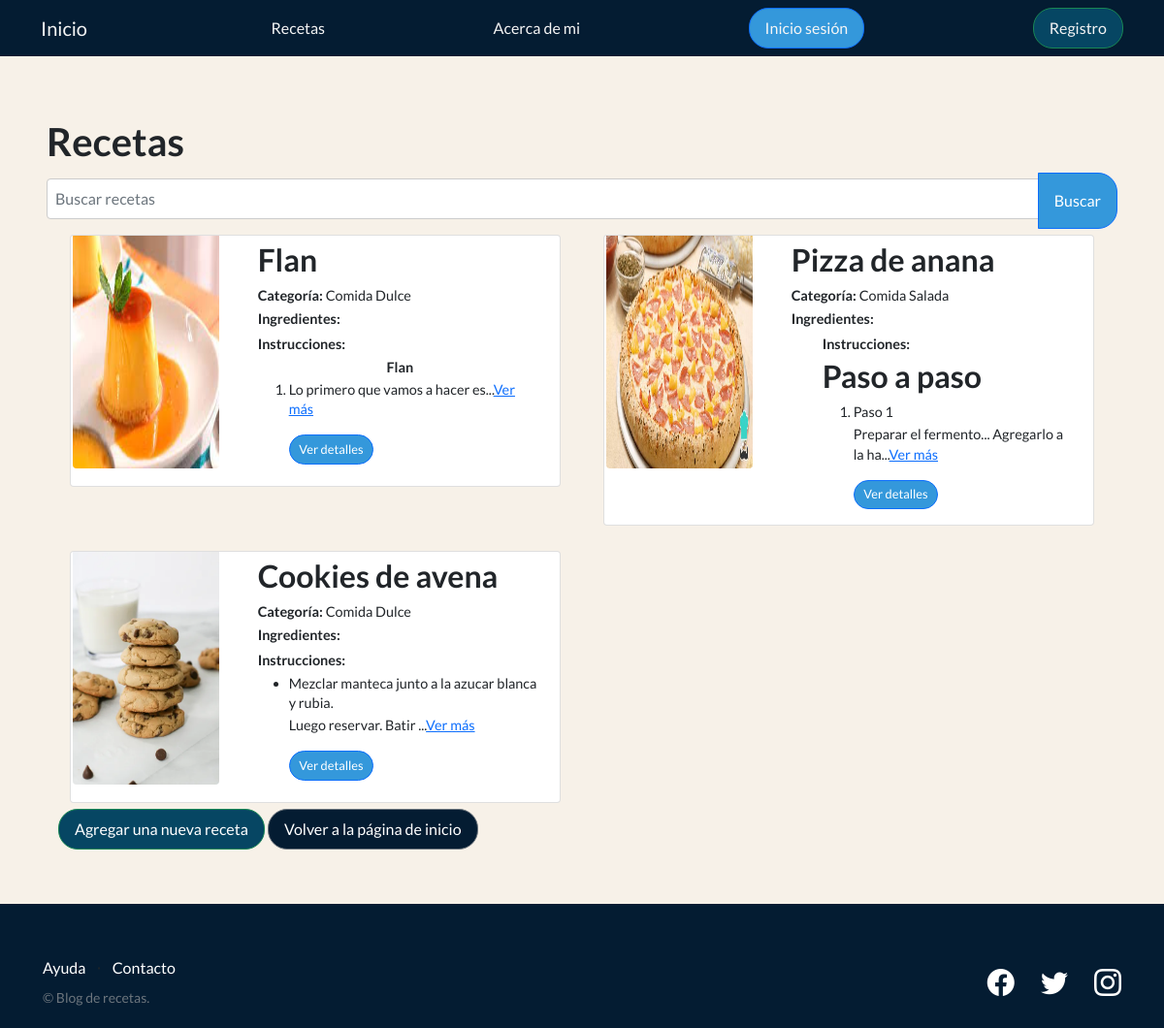
Page /recetas/ on the earlier database version.
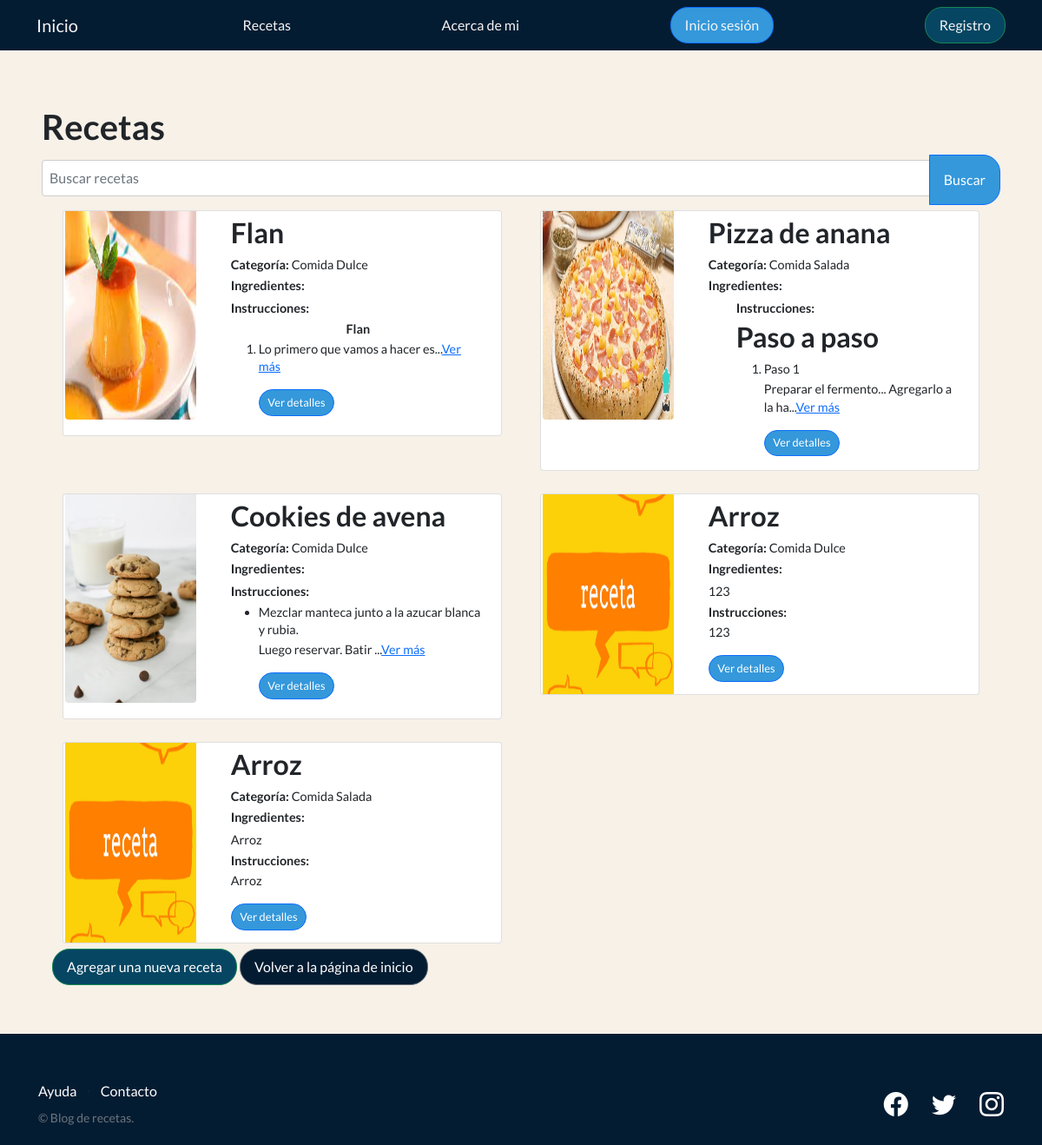
Same page on the later database version.
### aplicacion/models.py (models this page shows, shortened)
class Receta(models.Model):
    titulo = models.CharField(max_length=200, null=True)
    subtitulo = models.CharField(max_length=200, null=True)
    categoria = models.ForeignKey(Categoria, on_delete=models.CASCADE)
    ingredientes = RichTextField()
    instrucciones = RichTextField()
    fecha_publicacion = models.DateTimeField(auto_now_add=True)
    imagen = models.ImageField(upload_to='images', default='images/receta_default.jpg')
    creador = models.ForeignKey(User, on_delete=models.SET_NULL, null=True)

class Categoria(models.Model):
    CATEGORIAS_CHOICES = (
        ('salada', 'Comida Salada'),
        ('dulce', 'Comida Dulce'),
        ('vegetariana', 'Comida Vegetariana'),
    )
    nombre = models.CharField(
        max_length=100,
        choices=CATEGORIAS_CHOICES,
        default='salada'
    )
    def __str__(self):
        return self.get_nombre_display()

### aplicacion/views.py (the view)
# urls.py: path('recetas/', views.ver_recetas, name='ver_recetas'),
def ver_recetas(request):
    query = request.GET.get('q', '')
    recetas = Receta.objects.filter(titulo__icontains=query) if query else Receta.objects.all()
    return render(request, 'recetas.html', {'recetas': recetas, 'query': query})

### aplicacion/templates/recetas.html (shortened to what this page needs)
{% extends 'base.html' %}
{% block contenido %}
    <h1>Recetas</h1>
    <form action="{% url 'ver_recetas' %}" method="GET" class="mb-3">
        <div class="input-group">
            <input type="text" name="q" class="form-control" placeholder="Buscar recetas">
            <button type="submit" class="btn btn-primary">Buscar</button>
        </div>
    </form>
    <div class="container">
        <div class="row">
            {% for receta in recetas %}
            <div class="col-md-6 mb-3">
                <div class="card horizontal-card">
                    <div class="row no-gutters">
                        <div class="col-md-4">
                            {% if receta.imagen %}
                            <img src="{{ receta.imagen.url }}" alt="Imagen de la receta" class="img-fluid rounded" style="width: 250px; height: 250px;">
                            {% else %}
                            <img src="tu-imagen-predeterminada.jpg" alt="Imagen predeterminada" class="img-fluid rounded" style="width: 250px; height: 250px;">
                            {% endif %}
                        </div>
                        <div class="col-md-8">
                            <div class="card-body">
                                <h2 class="card-title">{{ receta.titulo }}</h2>
                                <p class="card-text"><strong>Categoría:</strong> {{ receta.categoria }}</p>
                                <p class="card-text"><strong>Ingredientes:</strong></p>
                                <p class="card-text">{{ receta.ingredientes|safe|slice:":10" }}{% if receta.ingredientes|length > 50 %}...<a href="{% url 'detalle_receta' receta.id %}"></a>{% endif %}</p>
                                <p class="card-text"><strong>Instrucciones:</strong></p>
                                <p class="card-text">{{ receta.instrucciones|safe|slice:":100" }}{% if receta.instrucciones|length > 50 %}...<a href="{% url 'detalle_receta' receta.id %}">Ver más</a>{% endif %}</p>
                                <div class="mt-3">
                                    <a href="{% url 'detalle_receta' receta.id %}" class="btn btn-primary mr-2">Ver detalles</a>
                                </div>
                            </div>
                        </div>
                    </div>
                </div>
            </div>
        {% endfor %}
    </div>
    <a href="{% url 'agregar_receta' %}" class="btn btn-success">Agregar una nueva receta</a>
    <a href="{% url 'inicio' %}" class="btn btn-secondary">Volver a la página de inicio</a>
{% endblock contenido %}

### aplicacion/templates/base.html (shortened to what this page needs)
{% load static %}
<!DOCTYPE html>
<html lang="en">
    <head>
        <link href="https://cdn.jsdelivr.net/npm/bootstrap-icons@1.5.0/font/bootstrap-icons.css" rel="stylesheet" type="text/css" />
        <link href="{% static 'css/styles.css' %}" rel="stylesheet" />
        <link href="{% static 'css/estilos.css' %}" rel="stylesheet" />
    </head>
    <body>
        <nav class="navbar navbar-light bg-light static-top ">
            <div class="container">
                <a class="navbar-brand" href="{% url 'inicio' %}">Inicio</a>
                <a href="{% url 'ver_recetas' %}">Recetas</a>
                <a href="{% url 'about' %}">Acerca de mi</a>
                {% if user.is_authenticated %}
                <div class="dropdown">
                    <button class="btn btn-secondary dropdown-toggle" type="button" id="dropdownMenuButton1" data-bs-toggle="dropdown" aria-expanded="false">
                        <div style="display: inline-flex;">
                            <img src="{{user.avatar.imagen.url}}" style="max-width:40px;margin-right: 10px;">
                            <span>{{ user.username }}</span>
                        </div>
                    </button>
                    <ul class="dropdown-menu" aria-labelledby="dropdownMenuButton1">
                        <li>
                            <a class="dropdown-item" href="{% url 'editar_perfil' %}">Editar mis datos</a>
                        </li>
                        <li>
                            <a class="dropdown-item" href="{% url 'agregar_avatar' %}">Agregar avatar</a>
                        </li>
                        <li>
                            <a class="dropdown-item" href="{% url 'logout' %}"><strong>Cerrar Sesión</strong></a>
                        </li>
                    </ul>
                </div>
                {% else %}
                <a class="btn btn-primary" href="{% url 'login' %}">Inicio sesión</a>
                <a class="btn btn-success" href="{% url 'registro' %}">Registro</a>
                {% endif %}
            </div>
        </nav>
        <section style="padding:4rem 3rem;">
            {% block contenido %}
            {% endblock contenido %}
        </section>
        <footer class="footer bg-light">
            <div class="container">
                <div class="row">
                    <div class="col-lg-6 h-100 text-center text-lg-start my-auto">
                        <ul class="list-inline mb-2">
                            <li class="list-inline-item"><a href="#!">Ayuda</a></li>
                            <li class="list-inline-item">⋅</li>
                            <li class="list-inline-item"><a href="#!">Contacto</a></li>
                        </ul>
                        <p class="text-muted small mb-4 mb-lg-0">&copy; Blog de recetas.</p>
                    </div>
                    <div class="col-lg-6 h-100 text-center text-lg-end my-auto">
                        <ul class="list-inline mb-0">
                            <li class="list-inline-item me-4">
                                <a href=""><i class="bi-facebook fs-3"></i></a>
                            </li>
                            <li class="list-inline-item me-4">
                                <a href=""><i class="bi-twitter fs-3"></i></a>
                            </li>
                            <li class="list-inline-item">
                                <a href=""><i class="bi-instagram fs-3"></i></a>
                            </li>
                        </ul>
                    </div>
                </div>
            </div>
        </footer>
    </body>
</html>

### static/css/estilos.css (style rules this page uses)
.row { display: flex; flex-wrap: wrap; margin: -10px; }
.col-md-6 { flex: 0 0 calc(50% - 20px); max-width: calc(50% - 20px); margin: 10px; }
.horizontal-card { display: flex; flex-direction: column; max-height: 300px; overflow: hidden; }
.horizontal-card .card-body { flex: 1; overflow: auto; }
.horizontal-card img { width: 100%; height: auto; }
.card-body { font-size: 0.9rem; line-height: 1.4; }
.card-body .btn { padding: 0.3rem 0.6rem; font-size: 0.8rem; }
.card-body p { margin-bottom: 0.2rem; }
.card-body .card-text:nth-child(4), .card-body .card-text:nth-child(6) { max-height: initial; overflow: hidden; }
.btn { border-radius: 20px; padding: 8px 16px; transition: background-color 0.3s ease; }
.btn-primary { background-color: #3498db; color: #ffffff; }
.btn-success { border-radius: 20px; background-color: #064663; color: #ffffff; transition: background-color 0.3s ease; }
.btn-secondary { border-radius: 20px; background-color: #041C32; color: #ffffff; transition: background-color 0.3s ease; }
html { position: relative; min-height: 100%; }
body { margin-bottom: 60px; padding-bottom: 60px; }
.footer { position: absolute; bottom: 0; width: 100%; height: 60px; background-color: #041C32 !important; }
.footer a { text-decoration: none; color: #ffffff; transition: color 0.3s ease; }
.navbar.bg-light { background-color: #041C32 !important; }
body { background-color: rgb(247, 241, 232) !important; }
.navbar .navbar-brand, .navbar a { color: #f5f5f5; text-decoration: none; transition: color 0.3s ease; }
input[type="text"], textarea { width: 100%; padding: 8px; border: 1px solid #ccc; border-radius: 4px; box-sizing: border-box; margin-top: 6px; margin-bottom: 10px; resize: vertical; }

Differences in the rows shown:
added Receta: imagen (placeholder picture), titulo "Arroz", categoria "Comida Dulce", ingredientes "123", instrucciones "123"
added Receta: imagen (placeholder picture), titulo "Arroz", categoria "Comida Salada", ingredientes "Arroz", instrucciones "Arroz"
